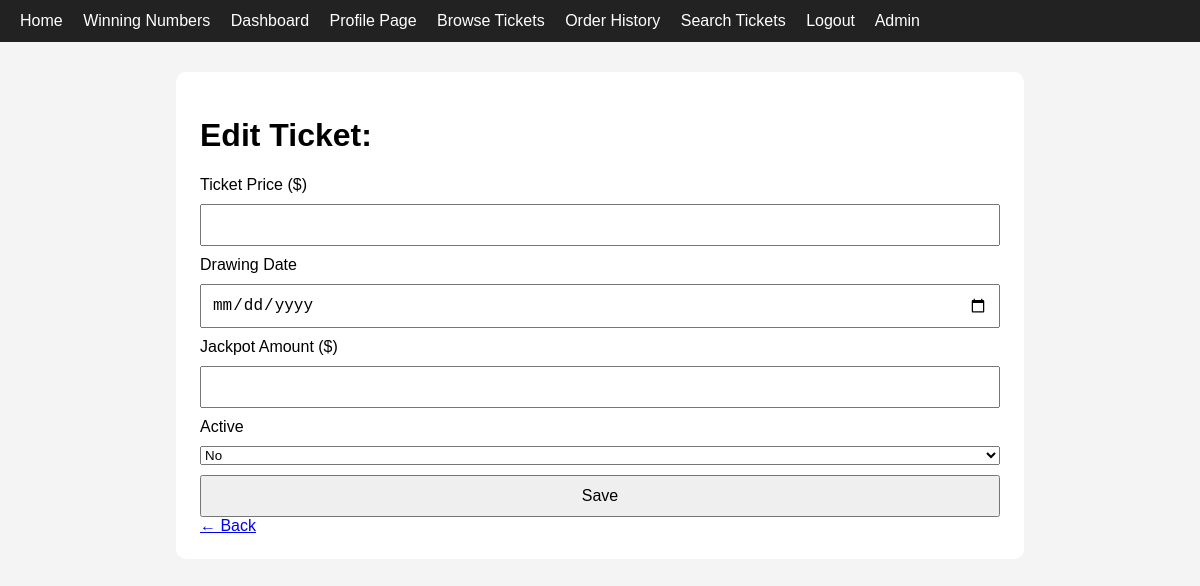
The app's page /admin/ticket/edit/7 (signed in), older data.
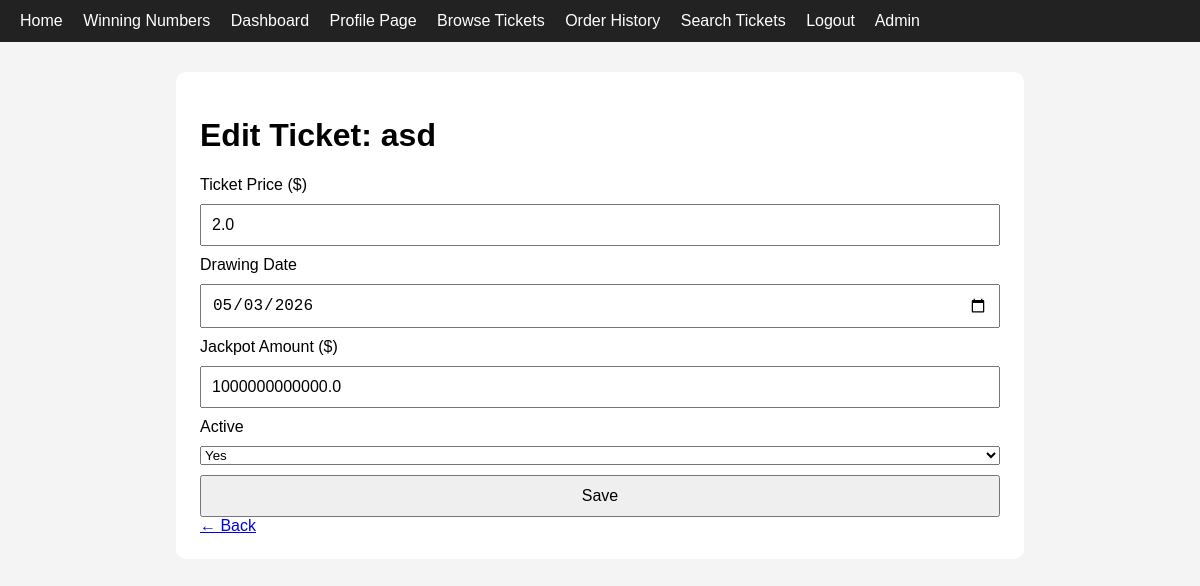
The same page, newer data.
### tables this page shows
CREATE TABLE ticket_types (
    id INTEGER PRIMARY KEY AUTOINCREMENT,
    game_name TEXT NOT NULL,
    price REAL NOT NULL,
    drawing_date TEXT NOT NULL,
    prize_amount REAL NOT NULL,
    winning_numbers TEXT,
    winning_bonus TEXT,
    is_active INTEGER NOT NULL DEFAULT 1
);

### app.py (the view, shortened to what this page needs)
@app.route("/admin/ticket/edit/<int:ticket_id>", methods=["GET", "POST"])
@login_required
@admin_required
def edit_ticket(ticket_id):
    db = get_db()
    ticket = db.execute("SELECT * FROM ticket_types WHERE id=?", (ticket_id,)).fetchone()
    return render_template("edit_ticket.html", ticket=ticket)

### app.py (called while the page is built)
def get_db():
    if "db" not in g:
        g.db = sqlite3.connect(DATABASE)
        g.db.row_factory = sqlite3.Row
    return g.db

def login_required(view):
    @wraps(view)
    def wrapped_view(*args, **kwargs):
        if "user_id" not in session:
            flash("Please log in first.")
            return redirect(url_for("login"))
        return view(*args, **kwargs)
    return wrapped_view

def admin_required(view):
    @wraps(view)
    def wrapped_view(*args, **kwargs):
        if session.get("role") != "admin":
            flash("Admin access required.")
            return redirect(url_for("dashboard"))
        return view(*args, **kwargs)
    return wrapped_view

### templates/edit_ticket.html (shortened to what this page needs)
{% extends "base.html" %}
{% block content %}
<h1>Edit Ticket: {{ ticket.game_name }}</h1>
<form method="POST">
    <label>Ticket Price ($)</label>
    <input type="number" name="price" step="0.01" value="{{ ticket.price }}" required>
    <label>Drawing Date</label>
    <input type="date" name="drawing_date" value="{{ ticket.drawing_date }}" required>
    <label>Jackpot Amount ($)</label>
    <input type="number" name="prize_amount" step="0.01" value="{{ ticket.prize_amount }}" required>
    <label>Active</label>
    <select name="is_active">
        <option value="1" {% if ticket.is_active %}selected{% endif %}>Yes</option>
        <option value="0" {% if not ticket.is_active %}selected{% endif %}>No</option>
    </select>
    <button type="submit">Save</button>
</form>
<a href="{{ url_for('admin_dashboard') }}">← Back</a>
{% endblock %}

Row changes from the older to the newer data that the page shows:
added ticket_types: game_name "asd", price "2.0", drawing_date "05/03/2026", prize_amount "1000000000000.0", is_active "Yes"
Text that changed along with them:
form field is_active: "No" → (not shown)
